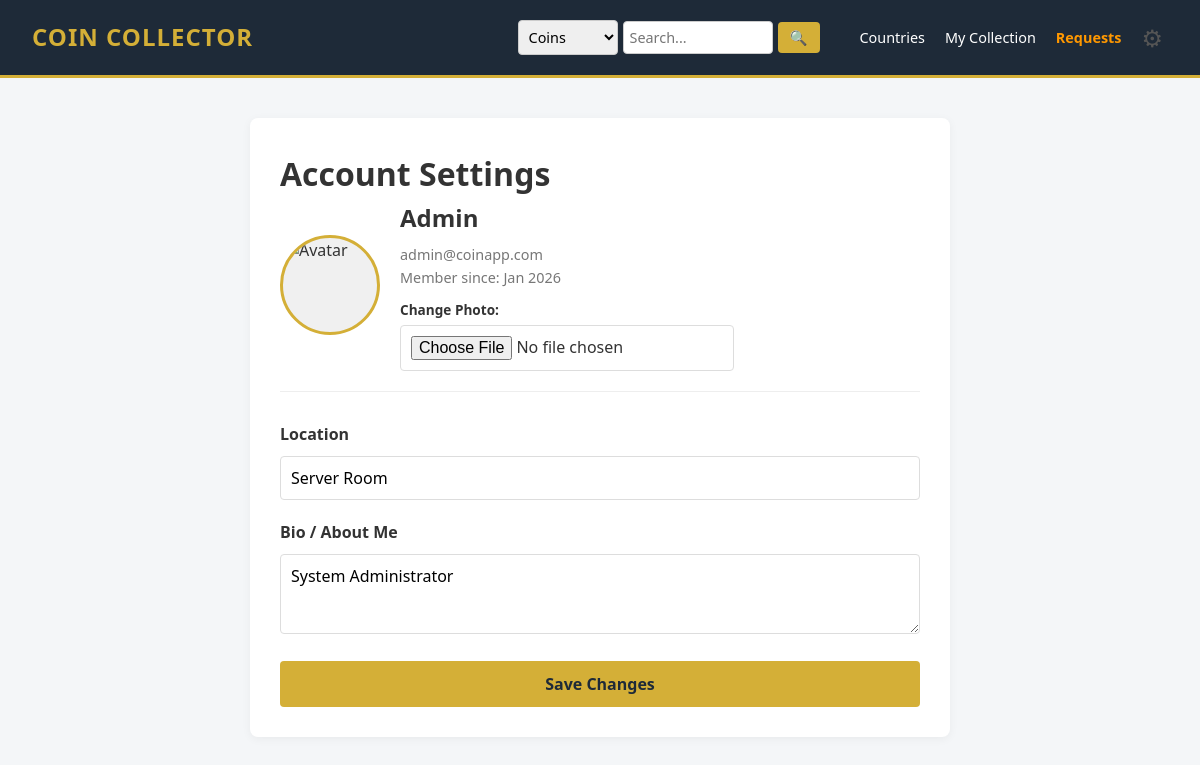
The page /settings.php (signed in) on the database its author committed.
### tables this page shows
CREATE TABLE IF NOT EXISTS users (
    id INT AUTO_INCREMENT PRIMARY KEY,
    username VARCHAR(50) NOT NULL UNIQUE,
    email VARCHAR(100) NOT NULL UNIQUE,
    password VARCHAR(255) NOT NULL,
    
    profile_image VARCHAR(255) DEFAULT NULL,
    bio TEXT DEFAULT NULL,
    location VARCHAR(100) DEFAULT NULL, 
    last_login TIMESTAMP NULL DEFAULT NULL,
    
    is_verified TINYINT(1) DEFAULT 0,
    role ENUM('user', 'admin') DEFAULT 'user',
    created_at TIMESTAMP DEFAULT CURRENT_TIMESTAMP
);

### settings.php (the view, shortened to what this page needs)
<?php
require 'config/db.php';
$user_id = $_SESSION['user_id'];
$stmt = $pdo->prepare("SELECT username, email, profile_image, bio, location, created_at FROM users WHERE id = ?");
$stmt->execute([$user_id]);
$user = $stmt->fetch();
?>
<!DOCTYPE html>
<html lang="en">
<head>
    <link rel="stylesheet" href="assets/css/styles.css">
</head>
<body>
    <?php include 'includes/navbar.php'; ?>
    <div class="container">
        <div class="settings-container">
            <h1 style="margin-top: 0;">Account Settings</h1>
            <form action="actions/update_settings.php" method="POST" enctype="multipart/form-data">
                <div class="profile-preview">
                    <?php
                        $avatar = !empty($user['profile_image']) ? $user['profile_image'] : 'assets/images/user-placeholder.png';
                    ?>
                    <img src="<?php echo htmlspecialchars($avatar); ?>" alt="Avatar" class="avatar-large">
                    <div class="user-meta">
                        <h2><?php echo htmlspecialchars($user['username']); ?></h2>
                        <p><?php echo htmlspecialchars($user['email']); ?></p>
                        <p>Member since: <?php echo date('M Y', strtotime($user['created_at'])); ?></p>
                        <div style="margin-top: 10px;">
                            <label style="font-size: 0.85rem; font-weight: bold; display: block; margin-bottom: 5px;">Change Photo:</label>
                            <input type="file" name="profile_pic" accept="image/*">
                        </div>
                    </div>
                </div>
                <div class="form-group">
                    <label>Location</label>
                    <input type="text" name="location" class="form-control"
                           value="<?php echo htmlspecialchars($user['location'] ?? ''); ?>"
                           placeholder="e.g. Sofia, Bulgaria">
                </div>
                <div class="form-group">
                    <label>Bio / About Me</label>
                    <textarea name="bio" class="form-control" placeholder="Tell other collectors about your interests..."><?php echo htmlspecialchars($user['bio'] ?? ''); ?></textarea>
                </div>
                <button type="submit" class="btn btn-accent" style="width: 100%; padding: 12px; font-size: 1rem;">Save Changes</button>
            </form>
        </div>
    </div>
</body>
</html>

### assets/css/styles.css (style rules this page uses)
:root { --primary-color: #1e2a38; --accent-color: #d4af37; --bg-color: #f4f6f8; --white: #ffffff; --text-color: #333333; --text-light: #8898aa; --danger: #e74c3c; }
* { box-sizing: border-box; margin: 0; padding: 0; font-family: "Segoe UI", Tahoma, Geneva, Verdana, sans-serif; }
body { background-color: var(--bg-color); color: var(--text-color); line-height: 1.6; }
.container { max-width: 1200px; margin: 2rem auto; padding: 0 20px; }
.btn { display: inline-block; padding: 10px 20px; background-color: var(--primary-color); color: var(--white); border: none; border-radius: 4px; cursor: pointer; text-decoration: none; font-size: 1rem; transition: background 0.3s; }
.btn-accent { background-color: var(--accent-color); color: var(--primary-color); font-weight: bold; }
.form-group { margin-bottom: 1.5rem; }
label { display: block; margin-bottom: 0.5rem; font-weight: 600; }
input, select, textarea { width: 100%; padding: 10px; border: 1px solid #ddd; border-radius: 4px; font-size: 1rem; }

### settings.php (style rules this page uses)
.settings-container { max-width: 700px; margin: 40px auto; background: white; padding: 30px; border-radius: 8px; box-shadow: 0 2px 10px rgba(0,0,0,0.05); }
.profile-preview { display: flex; align-items: center; gap: 20px; margin-bottom: 30px; padding-bottom: 20px; border-bottom: 1px solid #eee; }
.avatar-large { width: 100px; height: 100px; border-radius: 50%; object-fit: cover; border: 3px solid var(--accent-color); background-color: #f0f0f0; }
.user-meta h2 { margin: 0 0 5px 0; }
.user-meta p { margin: 0; color: #777; font-size: 0.9rem; }
.form-group { margin-bottom: 20px; }
.form-group label { display: block; margin-bottom: 8px; font-weight: bold; color: #333; }
.form-control { width: 100%; padding: 10px; border: 1px solid #ddd; border-radius: 4px; font-family: inherit; }
textarea.form-control { resize: vertical; min-height: 80px; }

### rows shown on the page
users: username "Admin", email "admin@coinapp.com", created_at "Jan 2026", location "Server Room", bio "System Administrator"
